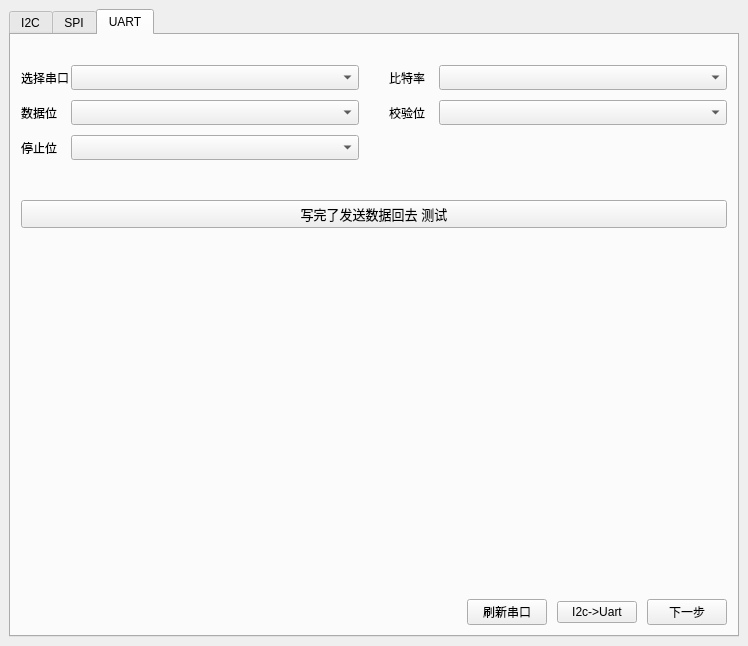
<?xml version="1.0" encoding="UTF-8"?>
<ui version="4.0">
 <class>DownLoadMainWindow</class>
 <widget class="QMainWindow" name="DownLoadMainWindow">
  <property name="geometry">
   <rect>
    <x>0</x>
    <y>0</y>
    <width>748</width>
    <height>646</height>
   </rect>
  </property>
  <property name="windowTitle">
   <string>MainWindow</string>
  </property>
  <widget class="QWidget" name="centralwidget">
   <layout class="QHBoxLayout" name="horizontalLayout_10">
    <item>
     <widget class="QTabWidget" name="tabWidget">
      <property name="currentIndex">
       <number>2</number>
      </property>
      <widget class="QWidget" name="I2CTabWidget">
       <attribute name="title">
        <string>I2C</string>
       </attribute>
       <layout class="QVBoxLayout" name="verticalLayout_2">
        <property name="spacing">
         <number>10</number>
        </property>
        <property name="leftMargin">
         <number>10</number>
        </property>
        <property name="topMargin">
         <number>30</number>
        </property>
        <property name="rightMargin">
         <number>10</number>
        </property>
        <property name="bottomMargin">
         <number>10</number>
        </property>
        <item>
         <layout class="QHBoxLayout" name="horizontalLayout_15">
          <property name="spacing">
           <number>30</number>
          </property>
          <item>
           <layout class="QHBoxLayout" name="horizontalLayout_16">
            <property name="spacing">
             <number>0</number>
            </property>
            <item>
             <widget class="QLabel" name="label_9">
              <property name="maximumSize">
               <size>
                <width>50</width>
                <height>16777215</height>
               </size>
              </property>
              <property name="text">
               <string>选择设备</string>
              </property>
             </widget>
            </item>
            <item>
             <widget class="QComboBox" name="I2CSeleceDevBox">
              <property name="sizePolicy">
               <sizepolicy hsizetype="Expanding" vsizetype="Fixed">
                <horstretch>0</horstretch>
                <verstretch>0</verstretch>
               </sizepolicy>
              </property>
              <property name="minimumSize">
               <size>
                <width>0</width>
                <height>25</height>
               </size>
              </property>
             </widget>
            </item>
           </layout>
          </item>
          <item>
           <layout class="QHBoxLayout" name="horizontalLayout_17">
            <property name="spacing">
             <number>0</number>
            </property>
            <item>
             <widget class="QLabel" name="label_10">
              <property name="minimumSize">
               <size>
                <width>50</width>
                <height>0</height>
               </size>
              </property>
              <property name="maximumSize">
               <size>
                <width>50</width>
                <height>16777215</height>
               </size>
              </property>
              <property name="text">
               <string>频率</string>
              </property>
             </widget>
            </item>
            <item>
             <widget class="QComboBox" name="I2CClockBox">
              <property name="sizePolicy">
               <sizepolicy hsizetype="Expanding" vsizetype="Fixed">
                <horstretch>0</horstretch>
                <verstretch>0</verstretch>
               </sizepolicy>
              </property>
              <property name="minimumSize">
               <size>
                <width>0</width>
                <height>25</height>
               </size>
              </property>
             </widget>
            </item>
           </layout>
          </item>
         </layout>
        </item>
        <item>
         <spacer name="verticalSpacer_2">
          <property name="orientation">
           <enum>Qt::Vertical</enum>
          </property>
          <property name="sizeHint" stdset="0">
           <size>
            <width>20</width>
            <height>437</height>
           </size>
          </property>
         </spacer>
        </item>
        <item>
         <layout class="QHBoxLayout" name="horizontalLayout_18">
          <item>
           <spacer name="horizontalSpacer_3">
            <property name="orientation">
             <enum>Qt::Horizontal</enum>
            </property>
            <property name="sizeHint" stdset="0">
             <size>
              <width>40</width>
              <height>20</height>
             </size>
            </property>
           </spacer>
          </item>
          <item>
           <widget class="QPushButton" name="I2cResDevBtn">
            <property name="text">
             <string>刷新设备列表</string>
            </property>
           </widget>
          </item>
          <item>
           <widget class="QPushButton" name="I2CNextStepButton">
            <property name="text">
             <string>下一步</string>
            </property>
           </widget>
          </item>
         </layout>
        </item>
       </layout>
      </widget>
      <widget class="QWidget" name="SPITabWidget">
       <attribute name="title">
        <string>SPI</string>
       </attribute>
       <layout class="QVBoxLayout" name="verticalLayout_4">
        <property name="spacing">
         <number>10</number>
        </property>
        <property name="leftMargin">
         <number>10</number>
        </property>
        <property name="topMargin">
         <number>30</number>
        </property>
        <property name="rightMargin">
         <number>10</number>
        </property>
        <property name="bottomMargin">
         <number>10</number>
        </property>
        <item>
         <layout class="QVBoxLayout" name="verticalLayout_3">
          <item>
           <layout class="QHBoxLayout" name="horizontalLayout_24">
            <item>
             <layout class="QHBoxLayout" name="horizontalLayout_22">
              <property name="spacing">
               <number>0</number>
              </property>
              <item>
               <widget class="QLabel" name="label_11">
                <property name="maximumSize">
                 <size>
                  <width>50</width>
                  <height>16777215</height>
                 </size>
                </property>
                <property name="text">
                 <string>选择设备</string>
                </property>
               </widget>
              </item>
              <item>
               <widget class="QComboBox" name="SPIselectDevBox">
                <property name="minimumSize">
                 <size>
                  <width>0</width>
                  <height>25</height>
                 </size>
                </property>
               </widget>
              </item>
             </layout>
            </item>
            <item>
             <layout class="QHBoxLayout" name="horizontalLayout_25">
              <property name="spacing">
               <number>0</number>
              </property>
              <item>
               <widget class="QLabel" name="label_13">
                <property name="maximumSize">
                 <size>
                  <width>50</width>
                  <height>16777215</height>
                 </size>
                </property>
                <property name="text">
                 <string>MODE</string>
                </property>
               </widget>
              </item>
              <item>
               <widget class="QComboBox" name="SPIModeSelectBox">
                <property name="minimumSize">
                 <size>
                  <width>0</width>
                  <height>25</height>
                 </size>
                </property>
               </widget>
              </item>
             </layout>
            </item>
           </layout>
          </item>
          <item>
           <layout class="QHBoxLayout" name="horizontalLayout_21">
            <item>
             <layout class="QHBoxLayout" name="horizontalLayout_31">
              <property name="spacing">
               <number>0</number>
              </property>
              <item>
               <widget class="QLabel" name="label_16">
                <property name="maximumSize">
                 <size>
                  <width>50</width>
                  <height>16777215</height>
                 </size>
                </property>
                <property name="text">
                 <string>片选</string>
                </property>
               </widget>
              </item>
              <item>
               <widget class="QComboBox" name="SPIChipSelectBox">
                <property name="minimumSize">
                 <size>
                  <width>0</width>
                  <height>25</height>
                 </size>
                </property>
               </widget>
              </item>
             </layout>
            </item>
            <item>
             <layout class="QHBoxLayout" name="horizontalLayout_23">
              <property name="spacing">
               <number>0</number>
              </property>
              <item>
               <widget class="QLabel" name="label_12">
                <property name="maximumSize">
                 <size>
                  <width>50</width>
                  <height>16777215</height>
                 </size>
                </property>
                <property name="text">
                 <string>有效电平</string>
                </property>
               </widget>
              </item>
              <item>
               <widget class="QComboBox" name="SPIsalveHighOrLowBox">
                <property name="minimumSize">
                 <size>
                  <width>0</width>
                  <height>25</height>
                 </size>
                </property>
               </widget>
              </item>
             </layout>
            </item>
           </layout>
          </item>
          <item>
           <layout class="QHBoxLayout" name="horizontalLayout_27">
            <item>
             <layout class="QHBoxLayout" name="horizontalLayout_34">
              <property name="spacing">
               <number>0</number>
              </property>
              <item>
               <widget class="QLabel" name="label_19">
                <property name="minimumSize">
                 <size>
                  <width>50</width>
                  <height>0</height>
                 </size>
                </property>
                <property name="maximumSize">
                 <size>
                  <width>50</width>
                  <height>16777215</height>
                 </size>
                </property>
                <property name="text">
                 <string>频率</string>
                </property>
               </widget>
              </item>
              <item>
               <widget class="QComboBox" name="SPIClockBox">
                <property name="sizePolicy">
                 <sizepolicy hsizetype="Expanding" vsizetype="Fixed">
                  <horstretch>0</horstretch>
                  <verstretch>0</verstretch>
                 </sizepolicy>
                </property>
                <property name="minimumSize">
                 <size>
                  <width>0</width>
                  <height>25</height>
                 </size>
                </property>
               </widget>
              </item>
             </layout>
            </item>
            <item>
             <layout class="QHBoxLayout" name="horizontalLayout_26">
              <property name="spacing">
               <number>0</number>
              </property>
              <item>
               <widget class="QLabel" name="label_14">
                <property name="minimumSize">
                 <size>
                  <width>50</width>
                  <height>0</height>
                 </size>
                </property>
                <property name="maximumSize">
                 <size>
                  <width>50</width>
                  <height>16777215</height>
                 </size>
                </property>
                <property name="text">
                 <string>位序</string>
                </property>
               </widget>
              </item>
              <item>
               <widget class="QComboBox" name="SPIBitOrderaBox">
                <property name="sizePolicy">
                 <sizepolicy hsizetype="Expanding" vsizetype="Fixed">
                  <horstretch>0</horstretch>
                  <verstretch>0</verstretch>
                 </sizepolicy>
                </property>
                <property name="minimumSize">
                 <size>
                  <width>0</width>
                  <height>25</height>
                 </size>
                </property>
               </widget>
              </item>
             </layout>
            </item>
           </layout>
          </item>
         </layout>
        </item>
        <item>
         <spacer name="verticalSpacer_3">
          <property name="orientation">
           <enum>Qt::Vertical</enum>
          </property>
          <property name="sizeHint" stdset="0">
           <size>
            <width>20</width>
            <height>435</height>
           </size>
          </property>
         </spacer>
        </item>
        <item>
         <layout class="QHBoxLayout" name="horizontalLayout_19">
          <item>
           <spacer name="horizontalSpacer_4">
            <property name="orientation">
             <enum>Qt::Horizontal</enum>
            </property>
            <property name="sizeHint" stdset="0">
             <size>
              <width>40</width>
              <height>20</height>
             </size>
            </property>
           </spacer>
          </item>
          <item>
           <widget class="QPushButton" name="spiResDevBtn">
            <property name="text">
             <string>刷新设备列表</string>
            </property>
           </widget>
          </item>
          <item>
           <widget class="QPushButton" name="spiSetGpioBtn">
            <property name="text">
             <string>I2c-&gt;Spi</string>
            </property>
           </widget>
          </item>
          <item>
           <widget class="QPushButton" name="SPINextStepButton">
            <property name="text">
             <string>下一步</string>
            </property>
           </widget>
          </item>
         </layout>
        </item>
       </layout>
      </widget>
      <widget class="QWidget" name="UartTabWidget">
       <attribute name="title">
        <string>UART</string>
       </attribute>
       <layout class="QVBoxLayout" name="verticalLayout">
        <property name="spacing">
         <number>10</number>
        </property>
        <property name="leftMargin">
         <number>10</number>
        </property>
        <property name="topMargin">
         <number>30</number>
        </property>
        <property name="rightMargin">
         <number>10</number>
        </property>
        <property name="bottomMargin">
         <number>10</number>
        </property>
        <item>
         <layout class="QHBoxLayout" name="horizontalLayout_6">
          <property name="spacing">
           <number>30</number>
          </property>
          <item>
           <layout class="QHBoxLayout" name="horizontalLayout">
            <property name="spacing">
             <number>0</number>
            </property>
            <item>
             <widget class="QLabel" name="label">
              <property name="maximumSize">
               <size>
                <width>50</width>
                <height>16777215</height>
               </size>
              </property>
              <property name="text">
               <string>选择串口</string>
              </property>
             </widget>
            </item>
            <item>
             <widget class="QComboBox" name="choseSerialPortBox">
              <property name="minimumSize">
               <size>
                <width>0</width>
                <height>25</height>
               </size>
              </property>
             </widget>
            </item>
           </layout>
          </item>
          <item>
           <layout class="QHBoxLayout" name="horizontalLayout_4">
            <property name="spacing">
             <number>0</number>
            </property>
            <item>
             <widget class="QLabel" name="label_4">
              <property name="maximumSize">
               <size>
                <width>50</width>
                <height>16777215</height>
               </size>
              </property>
              <property name="text">
               <string>比特率</string>
              </property>
             </widget>
            </item>
            <item>
             <widget class="QComboBox" name="choseBitRateBox">
              <property name="minimumSize">
               <size>
                <width>0</width>
                <height>25</height>
               </size>
              </property>
             </widget>
            </item>
           </layout>
          </item>
         </layout>
        </item>
        <item>
         <layout class="QHBoxLayout" name="horizontalLayout_7">
          <property name="spacing">
           <number>30</number>
          </property>
          <item>
           <layout class="QHBoxLayout" name="horizontalLayout_2">
            <property name="spacing">
             <number>0</number>
            </property>
            <item>
             <widget class="QLabel" name="label_2">
              <property name="maximumSize">
               <size>
                <width>50</width>
                <height>16777215</height>
               </size>
              </property>
              <property name="text">
               <string>数据位</string>
              </property>
             </widget>
            </item>
            <item>
             <widget class="QComboBox" name="choseDataBitBox">
              <property name="minimumSize">
               <size>
                <width>0</width>
                <height>25</height>
               </size>
              </property>
             </widget>
            </item>
           </layout>
          </item>
          <item>
           <layout class="QHBoxLayout" name="horizontalLayout_5">
            <property name="spacing">
             <number>0</number>
            </property>
            <item>
             <widget class="QLabel" name="label_5">
              <property name="maximumSize">
               <size>
                <width>50</width>
                <height>16777215</height>
               </size>
              </property>
              <property name="text">
               <string>校验位</string>
              </property>
             </widget>
            </item>
            <item>
             <widget class="QComboBox" name="choseDigitBox">
              <property name="minimumSize">
               <size>
                <width>0</width>
                <height>25</height>
               </size>
              </property>
             </widget>
            </item>
           </layout>
          </item>
         </layout>
        </item>
        <item>
         <layout class="QHBoxLayout" name="horizontalLayout_8">
          <property name="spacing">
           <number>30</number>
          </property>
          <item>
           <layout class="QHBoxLayout" name="horizontalLayout_3">
            <property name="spacing">
             <number>0</number>
            </property>
            <item>
             <widget class="QLabel" name="label_3">
              <property name="minimumSize">
               <size>
                <width>50</width>
                <height>0</height>
               </size>
              </property>
              <property name="maximumSize">
               <size>
                <width>50</width>
                <height>16777215</height>
               </size>
              </property>
              <property name="text">
               <string>停止位</string>
              </property>
             </widget>
            </item>
            <item>
             <widget class="QComboBox" name="stopBigitBox">
              <property name="sizePolicy">
               <sizepolicy hsizetype="Expanding" vsizetype="Fixed">
                <horstretch>0</horstretch>
                <verstretch>0</verstretch>
               </sizepolicy>
              </property>
              <property name="minimumSize">
               <size>
                <width>0</width>
                <height>25</height>
               </size>
              </property>
             </widget>
            </item>
           </layout>
          </item>
          <item>
           <layout class="QHBoxLayout" name="horizontalLayout_11">
            <property name="spacing">
             <number>0</number>
            </property>
            <item>
             <widget class="QLabel" name="label_7">
              <property name="sizePolicy">
               <sizepolicy hsizetype="Expanding" vsizetype="Preferred">
                <horstretch>0</horstretch>
                <verstretch>0</verstretch>
               </sizepolicy>
              </property>
              <property name="text">
               <string/>
              </property>
             </widget>
            </item>
           </layout>
          </item>
         </layout>
        </item>
        <item>
         <spacer name="verticalSpacer_4">
          <property name="orientation">
           <enum>Qt::Vertical</enum>
          </property>
          <property name="sizeType">
           <enum>QSizePolicy::Fixed</enum>
          </property>
          <property name="sizeHint" stdset="0">
           <size>
            <width>20</width>
            <height>30</height>
           </size>
          </property>
         </spacer>
        </item>
        <item>
         <widget class="QPushButton" name="pushButton">
          <property name="font">
           <font>
            <pointsize>10</pointsize>
           </font>
          </property>
          <property name="text">
           <string>写完了发送数据回去 测试</string>
          </property>
         </widget>
        </item>
        <item>
         <spacer name="verticalSpacer">
          <property name="orientation">
           <enum>Qt::Vertical</enum>
          </property>
          <property name="sizeHint" stdset="0">
           <size>
            <width>20</width>
            <height>372</height>
           </size>
          </property>
         </spacer>
        </item>
        <item>
         <layout class="QHBoxLayout" name="horizontalLayout_9">
          <item>
           <spacer name="horizontalSpacer_2">
            <property name="orientation">
             <enum>Qt::Horizontal</enum>
            </property>
            <property name="sizeHint" stdset="0">
             <size>
              <width>40</width>
              <height>20</height>
             </size>
            </property>
           </spacer>
          </item>
          <item>
           <widget class="QPushButton" name="UARTupteSerialButton">
            <property name="text">
             <string>刷新串口</string>
            </property>
           </widget>
          </item>
          <item>
           <widget class="QPushButton" name="uartSetGpioSetBtn">
            <property name="text">
             <string>I2c-&gt;Uart</string>
            </property>
           </widget>
          </item>
          <item>
           <widget class="QPushButton" name="UARTNextStepButton">
            <property name="text">
             <string>下一步</string>
            </property>
           </widget>
          </item>
         </layout>
        </item>
       </layout>
      </widget>
     </widget>
    </item>
   </layout>
  </widget>
 </widget>
 <resources/>
 <connections/>
</ui>
